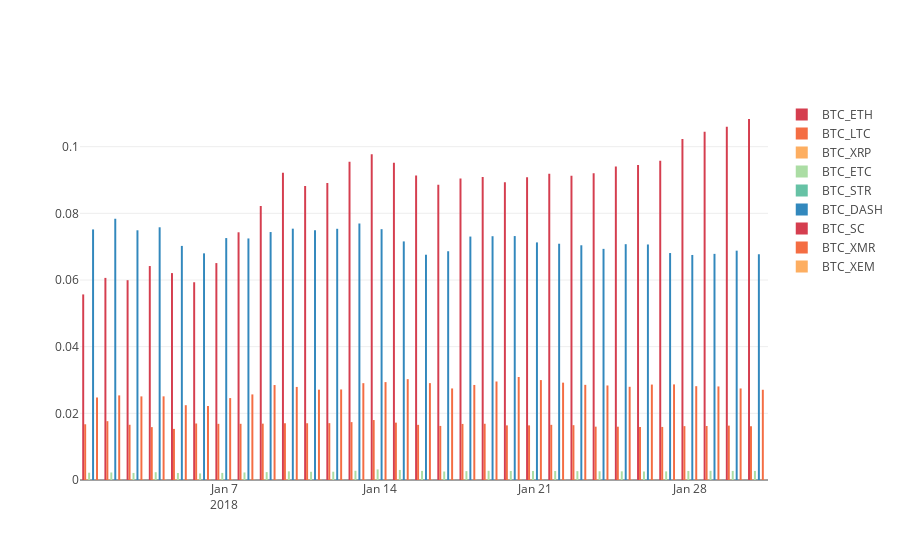
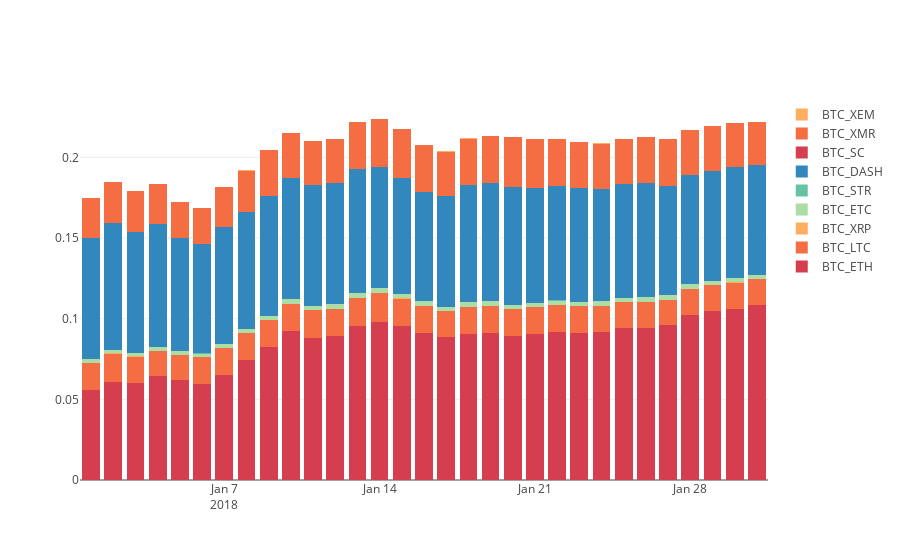

These figures' notebook cell, in order:
### Markdown cell above
### Barplots

### Code cell
df.iplot.bar()
df.iplot.bar(barmode='stack')
